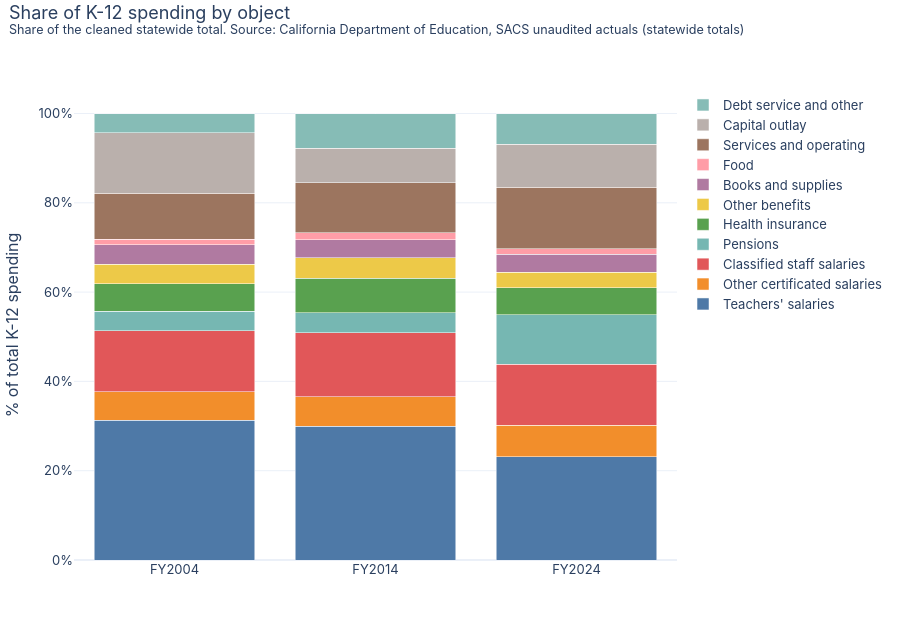

Notebook cell for this chart:
### Markdown cell above
## A school dollar, then and now
Share of total K-12 spending in each category, in the first and latest years and one in between.

### Code cell
tot = sp.groupby(["fy", "group"]).amount_k.sum().unstack()
share = tot.div(tot.sum(axis=1), axis=0) * 100
yrs = [share.index.min(), 2014, share.index.max()]
fig = go.Figure()
for i, g in enumerate(GROUPS):
    fig.add_trace(go.Bar(x=[f"FY{y}" for y in yrs], y=[share.loc[y, g] if g in share else 0 for y in yrs], name=g, marker_color=PALETTE[i % len(PALETTE)],
                         hovertemplate="%{y:.1f}%"))
fig.update_layout(barmode="stack", yaxis_title="% of total K-12 spending", yaxis_ticksuffix="%")
base_layout(fig, "Share of K-12 spending by object", "Share of the cleaned statewide total. " + SACS, height=620)
fig.show()

### Figure 1 — Plotly figure (JSON) as saved in the notebook; plotly's stock layout.template omitted (floating-point values rounded to 4 significant figures)
{"data": [{"hovertemplate": "%{y:.1f}%", "marker": {"color": "#4e79a7"}, "name": "Teachers' salaries", "type": "bar", "x": ["FY2004", "FY2014", "FY2024"], "y": [31.34, 29.96, 23.11]}, {"hovertemplate": "%{y:.1f}%", "marker": {"color": "#f28e2b"}, "name": "Other certificated salaries", "type": "bar", "x": ["FY2004", "FY2014", "FY2024"], "y": [6.354, 6.662, 7.018]}, {"hovertemplate": "%{y:.1f}%", "marker": {"color": "#e15759"}, "name": "Classified staff salaries", "type": "bar", "x": ["FY2004", "FY2014", "FY2024"], "y": [13.6, 14.31, 13.77]}, {"hovertemplate": "%{y:.1f}%", "marker": {"color": "#76b7b2"}, "name": "Pensions", "type": "bar", "x": ["FY2004", "FY2014", "FY2024"], "y": [4.367, 4.492, 11.02]}, {"hovertemplate": "%{y:.1f}%", "marker": {"color": "#59a14f"}, "name": "Health insurance", "type": "bar", "x": ["FY2004", "FY2014", "FY2024"], "y": [6.245, 7.693, 6.11]}, {"hovertemplate": "%{y:.1f}%", "marker": {"color": "#edc948"}, "name": "Other benefits", "type": "bar", "x": ["FY2004", "FY2014", "FY2024"], "y": [4.304, 4.553, 3.47]}, {"hovertemplate": "%{y:.1f}%", "marker": {"color": "#b07aa1"}, "name": "Books and supplies", "type": "bar", "x": ["FY2004", "FY2014", "FY2024"], "y": [4.392, 4.034, 3.972]}, {"hovertemplate": "%{y:.1f}%", "marker": {"color": "#ff9da7"}, "name": "Food", "type": "bar", "x": ["FY2004", "FY2014", "FY2024"], "y": [1.19, 1.565, 1.217]}, {"hovertemplate": "%{y:.1f}%", "marker": {"color": "#9c755f"}, "name": "Services and operating", "type": "bar", "x": ["FY2004", "FY2014", "FY2024"], "y": [10.31, 11.23, 13.76]}, {"hovertemplate": "%{y:.1f}%", "marker": {"color": "#bab0ac"}, "name": "Capital outlay", "type": "bar", "x": ["FY2004", "FY2014", "FY2024"], "y": [13.65, 7.676, 9.695]}, {"hovertemplate": "%{y:.1f}%", "marker": {"color": "#86bcb6"}, "name": "Debt service and other", "type": "bar", "x": ["FY2004", "FY2014", "FY2024"], "y": [4.255, 7.822, 6.869]}], "layout": {"barmode": "stack", "font": {"family": "-apple-system, Segoe UI, sans-serif", "size": 13}, "height": 620, "hovermode": "x unified", "legend": {"orientation": "v", "x": 1.01}, "margin": {"b": 60, "l": 60, "r": 20, "t": 90}, "title": {"text": "Share of K-12 spending by object<br><sup>Share of the cleaned statewide total. Source: California Department of Education, SACS unaudited actuals (statewide totals)</sup>", "x": 0.01, "y": 0.97, "yanchor": "top"}, "yaxis": {"ticksuffix": "%", "title": {"text": "% of total K-12 spending"}}}}
